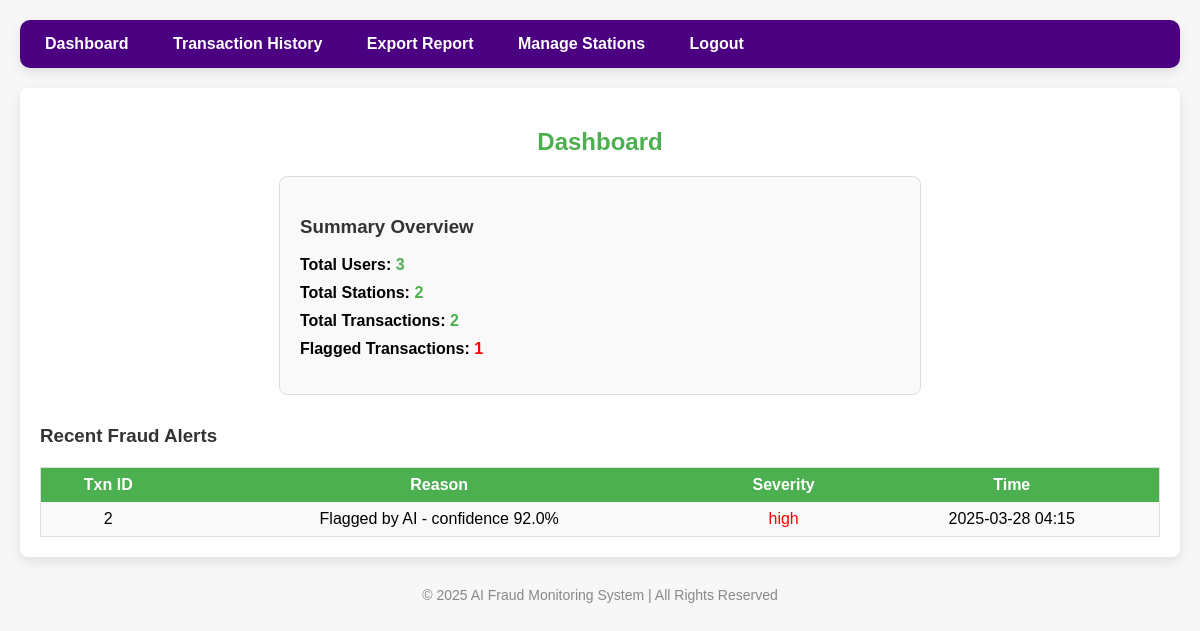
The app's page /dashboard/ (signed in) with its own data.
### app/models/fraud_alert.py (models this page shows, shortened)
class FraudAlert(db.Model):
    __tablename__ = 'fraud_alerts'
    id = db.Column(db.Integer, primary_key=True)
    transaction_id = db.Column(db.Integer, db.ForeignKey('transactions.id'), unique=True, nullable=False)
    reason = db.Column(db.String(255), nullable=False)
    timestamp = db.Column(db.DateTime, default=datetime.utcnow)
    severity = db.Column(db.String(20), default='medium')  # e.g., low, medium, high

### app/routes/dashboard.py (the view)
@dashboard_bp.route('/')
@login_required
def index():
    total_users = User.query.count()
    total_stations = Station.query.count()
    total_txns = Transaction.query.count()
    flagged_txns = Transaction.query.filter_by(is_flagged=True).count()
    fraud_alerts = FraudAlert.query.order_by(FraudAlert.timestamp.desc()).limit(10).all()
    return render_template('dashboard.html',
        total_users=total_users,
        total_stations=total_stations,
        total_txns=total_txns,
        flagged_txns=flagged_txns,
        fraud_alerts=fraud_alerts
    )

### app/models/user.py (called while the page is built)
@login_manager.user_loader
def load_user(user_id):
    return User.query.get(int(user_id))

### templates/dashboard.html
{% extends "layout.html" %}
{% block content %}
<h2 style="text-align: center; color: #4CAF50;">Dashboard</h2>
<div style="max-width: 600px; margin: 0 auto; background: #f9f9f9; padding: 20px; border-radius: 8px; border: 1px solid #ddd;">
    <h3 style="color: #333;">Summary Overview</h3>
    <ul style="list-style-type: none; padding: 0;">
        <li style="margin-bottom: 10px; font-weight: bold;">Total Users: <span style="color: #4CAF50;">{{ total_users }}</span></li>
        <li style="margin-bottom: 10px; font-weight: bold;">Total Stations: <span style="color: #4CAF50;">{{ total_stations }}</span></li>
        <li style="margin-bottom: 10px; font-weight: bold;">Total Transactions: <span style="color: #4CAF50;">{{ total_txns }}</span></li>
        <li style="margin-bottom: 10px; font-weight: bold;">Flagged Transactions: <span style="color: red;">{{ flagged_txns }}</span></li>
    </ul>
</div>
<h3 style="color: #333; margin-top: 30px;">Recent Fraud Alerts</h3>
<table style="width: 100%; border-collapse: collapse; margin-top: 20px; border: 1px solid #ddd; background-color: #f9f9f9;">
    <tr style="background-color: #4CAF50; color: white;">
        <th style="padding: 8px; text-align: center;">Txn ID</th>
        <th style="padding: 8px; text-align: center;">Reason</th>
        <th style="padding: 8px; text-align: center;">Severity</th>
        <th style="padding: 8px; text-align: center;">Time</th>
    </tr>
    {% for alert in fraud_alerts %}
    <tr style="text-align: center;">
        <td style="padding: 8px;">{{ alert.transaction_id }}</td>
        <td style="padding: 8px;">{{ alert.reason }}</td>
        <td style="padding: 8px; color: {% if alert.severity == 'high' %}red{% else %}orange{% endif %};">{{ alert.severity }}</td>
        <td style="padding: 8px;">{{ alert.timestamp.strftime('%Y-%m-%d %H:%M') }}</td>
    </tr>
    {% endfor %}
</table>
{% endblock %}

### templates/layout.html (style rules this page uses)
body { font-family: 'Arial', sans-serif; margin: 0; padding: 20px; background-color: #f7f7f7; }

### records on screen
FraudAlert: transaction_id "2", reason "Flagged by AI - confidence 92.0%", severity "high", timestamp "2025-03-28 04:15"

### other values on screen
{{ total_users }} "3"
{{ total_stations }} "2"
{{ total_txns }} "2"
{{ flagged_txns }} "1"
